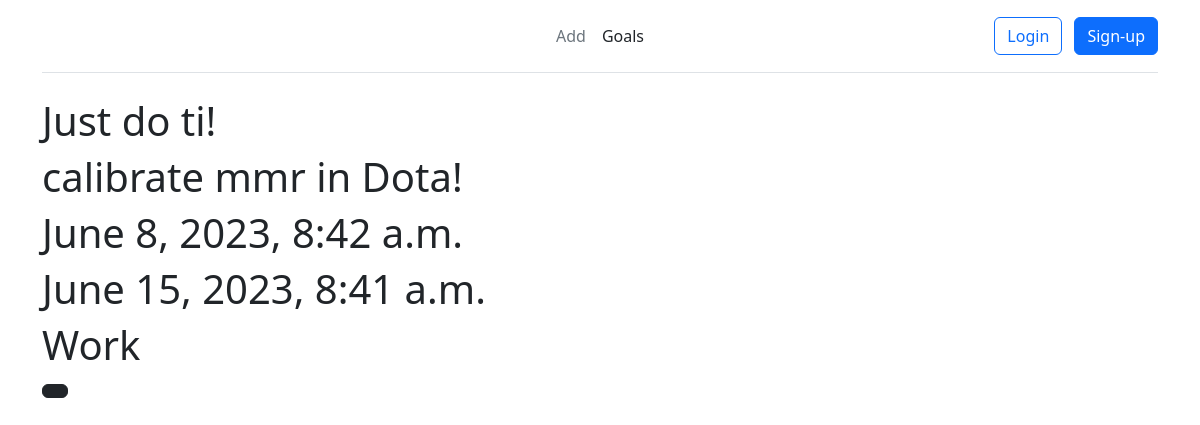
/task/4/detail/, run on the app's committed database.
### todo/models.py (models this page shows, shortened)
class ToDoItem(models.Model):
    task_title = models.CharField(max_length=100)
    description = models.TextField(help_text="Ваше задание", blank=True)
    created_date = models.DateTimeField(auto_now_add=True)
    due_date = models.DateTimeField(default=one_week_hence)
    todo_list = models.ForeignKey(ToDoList, on_delete=models.CASCADE)
    class Meta:
        ordering = ["due_date"]

class ToDoList(models.Model):
    title = models.CharField(max_length=100,  unique=True)
    class Meta:
        verbose_name = ("Category")
        verbose_name_plural = ("Categories")
    def __str__(self):
        return self.title

### todo/views.py (the view)
# urls.py: path('task/<int:pk>/detail/', task_detail, name='task_detail'),
def task_detail(request, pk):
    task = get_object_or_404(ToDoItem, pk=pk)
    return render(request, 'todo/task_detail.html', {'task': task})

### todo/templates/todo/task_detail.html (shortened to what this page needs)
{% extends 'todo/base.html' %}
{% block content %}
<div>
    <h1>{{ task.task_title }}</h1>
    <h1>{{ task.description }}</h1>
    <h1>{{ task.created_date }}</h1>
    <h1>{{ task.due_date }}</h1>
    <h1>{{ task.todo_list }}</h1>
</div>
<a class="btn btn-dark" href="{% url 'task_edit' pk=task.pk %}"></a>
{% endblock %}

### data on the page
ToDoItem: task_title "Just do ti!", description "calibrate mmr in Dota!", created_date "June 8, 2023, 8:42 a.m.", due_date "June 15, 2023, 8:41 a.m.", todo_list "Work"
